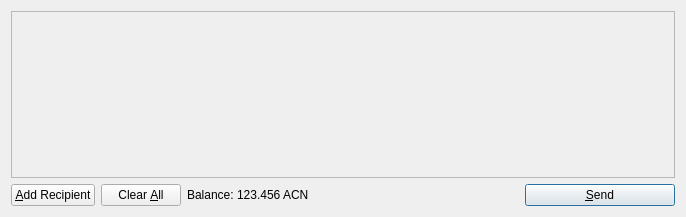
<?xml version="1.0" encoding="UTF-8"?>
<ui version="4.0">
 <class>SendCoinsDialog</class>
 <widget class="QDialog" name="SendCoinsDialog">
  <property name="geometry">
   <rect>
    <x>0</x>
    <y>0</y>
    <width>686</width>
    <height>217</height>
   </rect>
  </property>
  <property name="windowTitle">
   <string>Send Coins</string>
  </property>
  <layout class="QVBoxLayout" name="verticalLayout">
   <item>
    <widget class="QScrollArea" name="scrollArea">
     <property name="widgetResizable">
      <bool>true</bool>
     </property>
     <widget class="QWidget" name="scrollAreaWidgetContents">
      <property name="geometry">
       <rect>
        <x>0</x>
        <y>0</y>
        <width>666</width>
        <height>165</height>
       </rect>
      </property>
      <layout class="QVBoxLayout" name="verticalLayout_2">
       <property name="margin">
        <number>0</number>
       </property>
       <item>
        <layout class="QVBoxLayout" name="entries">
         <property name="spacing">
          <number>6</number>
         </property>
        </layout>
       </item>
       <item>
        <spacer name="verticalSpacer">
         <property name="orientation">
          <enum>Qt::Vertical</enum>
         </property>
         <property name="sizeHint" stdset="0">
          <size>
           <width>20</width>
           <height>40</height>
          </size>
         </property>
        </spacer>
       </item>
      </layout>
     </widget>
    </widget>
   </item>
   <item>
    <layout class="QHBoxLayout" name="horizontalLayout">
     <item>
      <widget class="QPushButton" name="addButton">
       <property name="toolTip">
        <string>Send to multiple recipients at once</string>
       </property>
       <property name="text">
        <string>&amp;Add Recipient</string>
       </property>
       <property name="icon">
        <iconset resource="../bitcoin.qrc">
         <normaloff>:/icons/add</normaloff>:/icons/add</iconset>
       </property>
       <property name="autoDefault">
        <bool>false</bool>
       </property>
      </widget>
     </item>
     <item>
      <widget class="QPushButton" name="clearButton">
       <property name="sizePolicy">
        <sizepolicy hsizetype="Minimum" vsizetype="Fixed">
         <horstretch>0</horstretch>
         <verstretch>0</verstretch>
        </sizepolicy>
       </property>
       <property name="toolTip">
        <string>Remove all transaction fields</string>
       </property>
       <property name="text">
        <string>Clear &amp;All</string>
       </property>
       <property name="icon">
        <iconset resource="../bitcoin.qrc">
         <normaloff>:/icons/remove</normaloff>:/icons/remove</iconset>
       </property>
       <property name="autoRepeatDelay">
        <number>300</number>
       </property>
       <property name="autoDefault">
        <bool>false</bool>
       </property>
      </widget>
     </item>
     <item>
      <layout class="QHBoxLayout" name="horizontalLayout_2">
       <property name="spacing">
        <number>3</number>
       </property>
       <item>
        <widget class="QLabel" name="label">
         <property name="text">
          <string>Balance:</string>
         </property>
        </widget>
       </item>
       <item>
        <widget class="QLabel" name="labelBalance">
         <property name="cursor">
          <cursorShape>IBeamCursor</cursorShape>
         </property>
         <property name="text">
          <string>123.456 ACN</string>
         </property>
         <property name="textInteractionFlags">
          <set>Qt::LinksAccessibleByMouse|Qt::TextSelectableByKeyboard|Qt::TextSelectableByMouse</set>
         </property>
        </widget>
       </item>
      </layout>
     </item>
     <item>
      <spacer name="horizontalSpacer">
       <property name="orientation">
        <enum>Qt::Horizontal</enum>
       </property>
       <property name="sizeHint" stdset="0">
        <size>
         <width>40</width>
         <height>20</height>
        </size>
       </property>
      </spacer>
     </item>
     <item>
      <widget class="QPushButton" name="sendButton">
       <property name="minimumSize">
        <size>
         <width>150</width>
         <height>0</height>
        </size>
       </property>
       <property name="toolTip">
        <string>Confirm the send action</string>
       </property>
       <property name="text">
        <string>&amp;Send</string>
       </property>
       <property name="icon">
        <iconset resource="../bitcoin.qrc">
         <normaloff>:/icons/send</normaloff>:/icons/send</iconset>
       </property>
       <property name="default">
        <bool>true</bool>
       </property>
      </widget>
     </item>
    </layout>
   </item>
  </layout>
 </widget>
 <resources>
  <include location="../bitcoin.qrc"/>
 </resources>
 <connections/>
</ui>
